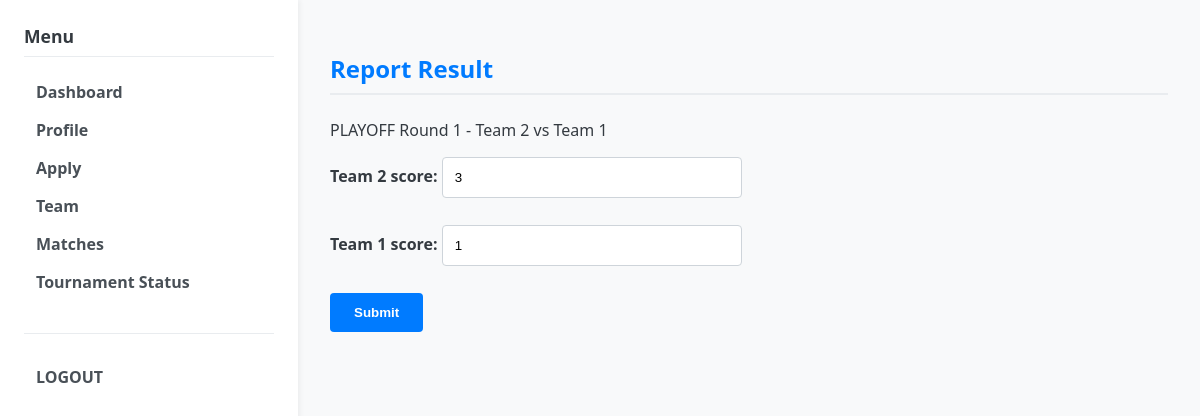
Screenshot of /user/matches/1/report (signed in) with the database file from the repository.
### models.py (models this page shows)
class Match(db.Model):
    __tablename__ = "matches"
    id = db.Column(db.Integer, primary_key=True)
    tournament_id = db.Column(db.Integer, db.ForeignKey("tournaments.id"), nullable=False)
    stage = db.Column(db.String(16), default="LEAGUE")  # LEAGUE / PLAYOFF / FINAL
    round_no = db.Column(db.Integer)    # 라운드 번호(1,2,3,...)
    match_no = db.Column(db.Integer)    # 해당 라운드 내 경기 번호
    team1_id = db.Column(db.Integer, db.ForeignKey("teams.id"), nullable=False)
    team2_id = db.Column(db.Integer, db.ForeignKey("teams.id"), nullable=False)
    scheduled_at = db.Column(db.DateTime)
    status = db.Column(db.String(16), default="SCHEDULED")  # SCHEDULED / DONE
    team1_score = db.Column(db.Integer)
    team2_score = db.Column(db.Integer)
    winner_team_id = db.Column(db.Integer, db.ForeignKey("teams.id"))
    tournament = db.relationship("Tournament")
    team1 = db.relationship("Team", foreign_keys=[team1_id])
    team2 = db.relationship("Team", foreign_keys=[team2_id])
    winner_team = db.relationship("Team", foreign_keys=[winner_team_id])

class Team(db.Model):
    __tablename__ = "teams"
    id = db.Column(db.Integer, primary_key=True)
    name = db.Column(db.String(64), nullable=False)
    tournament_id = db.Column(db.Integer, db.ForeignKey("tournaments.id"), nullable=False)
    captain_user_id = db.Column(db.Integer, db.ForeignKey("users.id"))
    tournament = db.relationship("Tournament", back_populates="teams")
    members = db.relationship("TeamMember", back_populates="team")
    captain = db.relationship("User", foreign_keys=[captain_user_id])

### app.py (the view, shortened to what this page needs)
@app.route("/user/matches/<int:match_id>/report", methods=["GET", "POST"])
@login_required(role="USER")
def user_match_report(match_id):
    user = current_user()
    m = Match.query.get_or_404(match_id)
    tournament = Tournament.query.get(m.tournament_id)
    my_participant = Participant.query.filter_by(
        user_id=user.id, tournament_id=tournament.id
    ).first()
    if not my_participant or not my_participant.team_membership:
        flash("You are not in any team for this tournament.")
        return redirect(url_for("user_matches"))
    my_team = my_participant.team_membership.team
    if my_team.id not in (m.team1_id, m.team2_id):
        flash("You are not a player in this match.")
        return redirect(url_for("user_matches"))
    if my_team.captain_user_id != user.id:
        flash("Only the team captain can report results.")
        return redirect(url_for("user_matches"))
    return render_template("user/match_report.html", match=m)

### app.py (called while the page is built)
def current_user():
    user_id = session.get("user_id")
    if not user_id:
        return None
    user = User.query.get(user_id)
    return user

def login_required(role=None):
    def decorator(fn):
        from functools import wraps
        @wraps(fn)
        def wrapper(*args, **kwargs):
            user = current_user()
            active_role = session.get("role")
            if not user or not active_role:
                return redirect(url_for("login_page"))
            if role and active_role != role:
                flash("Permission denied. You are logged in as " + active_role + ".")
                return redirect(url_for("login_page"))
            return fn(*args, **kwargs)
        return wrapper
    return decorator

@app.context_processor
def inject_helpers():
    return dict(
        calculate_estimated_score=calculate_estimated_score,
        get_user_score=get_user_score,
        get_member_weighted_score=get_member_weighted_score,
    )

### templates/user/match_report.html
{% extends "base.html" %}
{% block content %}
<h2>Report Result</h2>
<p>{{ match.stage }} Round {{ match.round_no }} - {{ match.team1.name }} vs {{ match.team2.name }}</p>
<form action="{{ url_for('user_match_report', match_id=match.id) }}" method="post">
    <label>{{ match.team1.name }} score:
        <input type="number" name="team1_score" value="{{ match.team1_score or 0 }}">
    </label>
    <br>
    <label>{{ match.team2.name }} score:
        <input type="number" name="team2_score" value="{{ match.team2_score or 0 }}">
    </label>
    <br>
    <button type="submit">Submit</button>
</form>
{% endblock %}

### static/css/style.css (style rules this page uses)
body { font-family: 'Segoe UI', Tahoma, Geneva, Verdana, sans-serif; margin: 0; padding: 0; background-color: #f8f9fa; color: #343a40; }
h2 { color: #007bff; border-bottom: 2px solid #e9ecef; padding-bottom: 0.5rem; margin-bottom: 1.5rem; }
label { display: block; margin-bottom: 0.3rem; font-weight: 600; }
input[type="text"], input[type="password"], input[type="number"], select { width: 100%; max-width: 300px; padding: 0.75rem; border: 1px solid #ced4da; border-radius: 4px; box-sizing: border-box; transition: border-color 0.2s, box-shadow 0.2s; }
button, input[type="submit"] { background-color: #007bff; color: white; padding: 0.75rem 1.5rem; border: none; border-radius: 4px; cursor: pointer; font-weight: 600; transition: background-color 0.2s; }

### rows the page displays
Match: stage "PLAYOFF", round_no "1", team1_score "3", team2_score "1"
Team: team1.name "Team 2"
Team: team2.name "Team 1"
